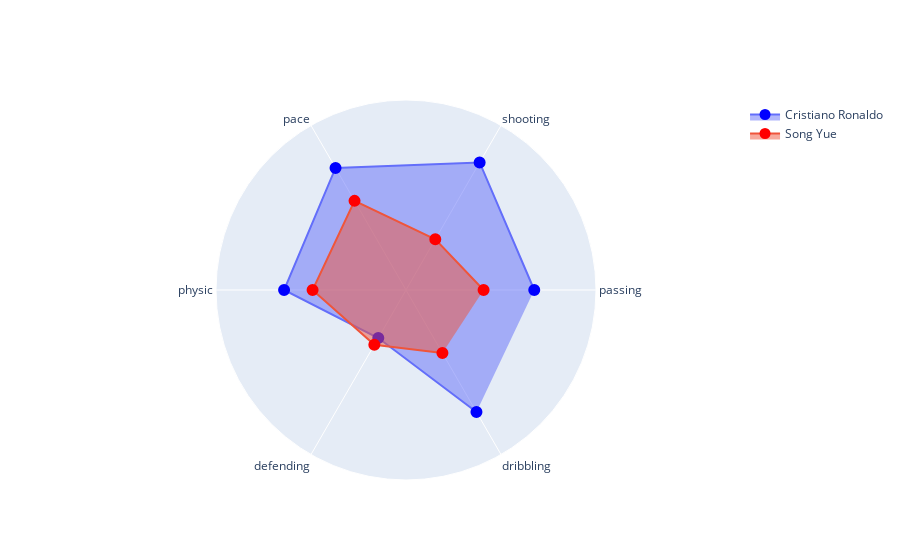

This figure's notebook cell:
### Code cell
fig = draw('Cristiano Ronaldo', 'Song Yue')

fig.show()

### Figure 1 — Plotly figure (JSON) as saved in the notebook; plotly's stock layout.template omitted (floating-point values rounded to 4 significant figures)
{"data": [{"fill": "toself", "marker": {"color": ["blue"], "line": {"color": "blue", "width": 6}}, "name": "Cristiano Ronaldo", "r": [81, 93, 89, 77, 35, 89], "theta": ["passing", "shooting", "pace", "physic", "defending", "dribbling"], "type": "scatterpolar"}, {"fill": "toself", "marker": {"color": ["red"], "line": {"color": "red", "width": 6}}, "name": "Song Yue", "r": [49, 37, 65, 59, 40, 46], "theta": ["passing", "shooting", "pace", "physic", "defending", "dribbling"], "type": "scatterpolar"}], "layout": {"polar": {"radialaxis": {"range": [0, 120], "visible": false}}, "showlegend": true}}
